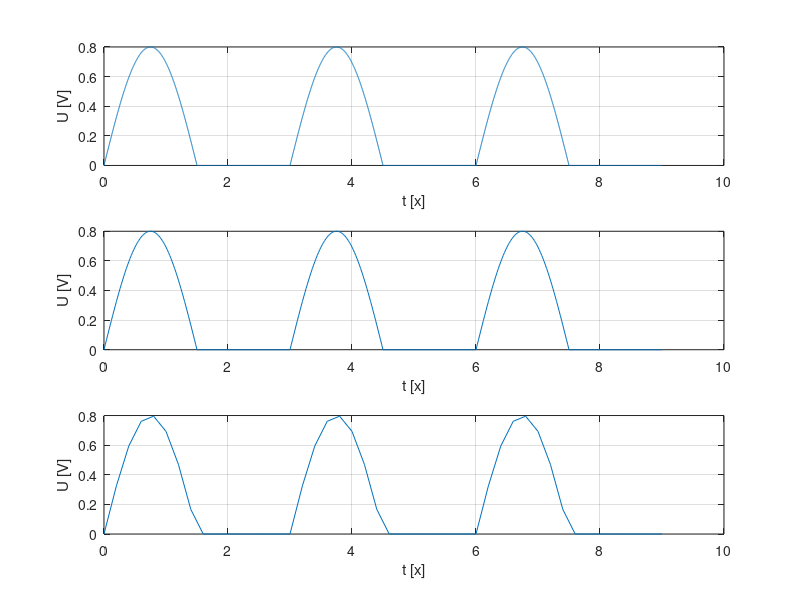

MATLAB code for this plot:
%Se va genera un semnal cu rezolutie temporara de 2ms, 20ms
%200ms pentru un semnal continuu de tipul:
%Problema 4. Semnal sinusoidal redresat mono alternanta
% Perioada semnalului sinusoidal initial (neredresat) 3 s.
% Amplitudine: 0.8.




	%rezolutie temporara de 2 ms
        %pentru a forma un semnal monoalternanta am adunat 
        %semnalul cu semnalul dublualternanta (portiunile pozitive se anuleaza
        %cu cele negative si rezulta semnal monoalternanta). Amplitudinea se imaprte la 2,
        % => semnalul ajunge la valoarea ceruta
        t=0:0.002:9; %se vor afisa 3 perioade
	amplitudine=0.4;
	x=amplitudine*(sin(2*(pi/3)*t))+abs(amplitudine*(sin(2*(pi/3)*t)))
	subplot(3,1,1)
	plot(t,x),grid,xlabel('t [x]'),ylabel('U [V]')
	
	
	
	

	%rezolutie temporara de 20 ms
	t=0:0.02:9; %se vor afisa 3 perioade
	amplitudine=0.4;
	x=amplitudine*(sin(2*(pi/3)*t))+abs(amplitudine*(sin(2*(pi/3)*t)))
	subplot(3,1,2)
	plot(t,x),grid,xlabel('t [x]'),ylabel('U [V]')
	

	%rezolutie temporara de 200 ms
	t=0:0.2:9; %se vor afisa 3 perioade
	amplitudine=0.4;
	x=amplitudine*(sin(2*(pi/3)*t))+abs(amplitudine*(sin(2*(pi/3)*t)))
	subplot(3,1,3)
	plot(t,x),grid,xlabel('t [x]'),ylabel('U [V]')